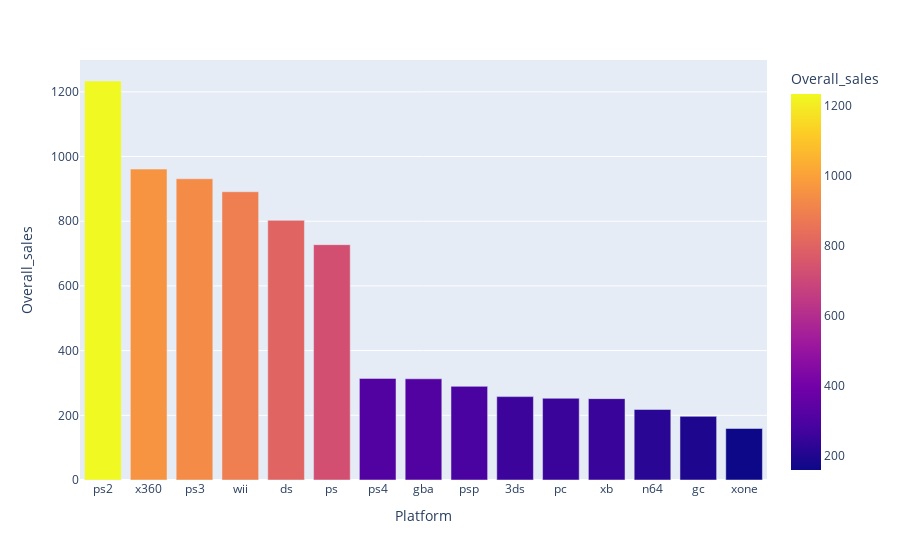

The notebook cell saved with this chart:
### Code cell
fig = px.bar(top15, top15.index, y='Overall_sales', color='Overall_sales')

iplot(fig, show_link = False)

### Figure 1 — Plotly figure (JSON) as saved in the notebook; plotly's stock layout.template omitted (floating-point values rounded to 4 significant figures)
{"data": [{"alignmentgroup": "True", "hovertemplate": "Platform=%{x}<br>Overall_sales=%{marker.color}<extra></extra>", "legendgroup": "", "marker": {"color": [1234.0, 961.2, 931.3, 891.2, 802.8, 727.6, 314.1, 312.9, 289.5, 257.8, 252.7, 251.6, 218.0, 196.7, 159.3], "coloraxis": "coloraxis"}, "name": "", "offsetgroup": "", "orientation": "v", "showlegend": false, "textposition": "auto", "type": "bar", "x": ["ps2", "x360", "ps3", "wii", "ds", "ps", "ps4", "gba", "psp", "3ds", "pc", "xb", "n64", "gc", "xone"], "xaxis": "x", "y": [1234.0, 961.2, 931.3, 891.2, 802.8, 727.6, 314.1, 312.9, 289.5, 257.8, 252.7, 251.6, 218.0, 196.7, 159.3], "yaxis": "y"}], "layout": {"barmode": "relative", "coloraxis": {"colorbar": {"title": {"text": "Overall_sales"}}, "colorscale": [[0, "#0d0887"], [0.1111, "#46039f"], [0.2222, "#7201a8"], [0.3333, "#9c179e"], [0.4444, "#bd3786"], [0.5556, "#d8576b"], [0.6667, "#ed7953"], [0.7778, "#fb9f3a"], [0.8889, "#fdca26"], [1, "#f0f921"]]}, "legend": {"tracegroupgap": 0}, "margin": {"t": 60}, "xaxis": {"anchor": "y", "domain": [0, 1], "title": {"text": "Platform"}}, "yaxis": {"anchor": "x", "domain": [0, 1], "title": {"text": "Overall_sales"}}}}
